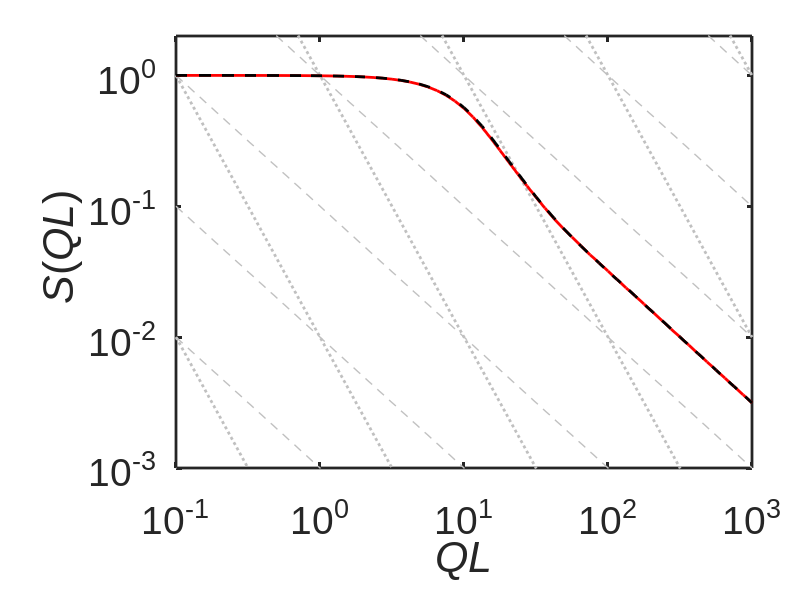
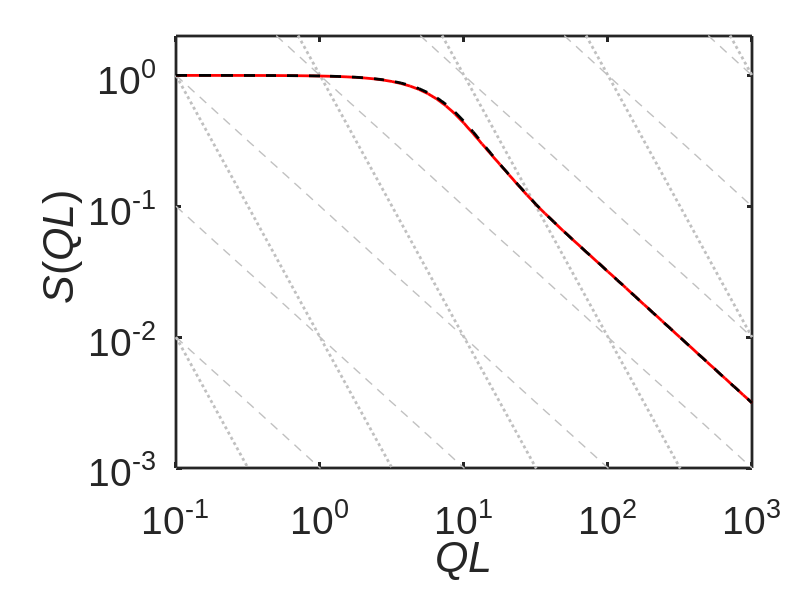
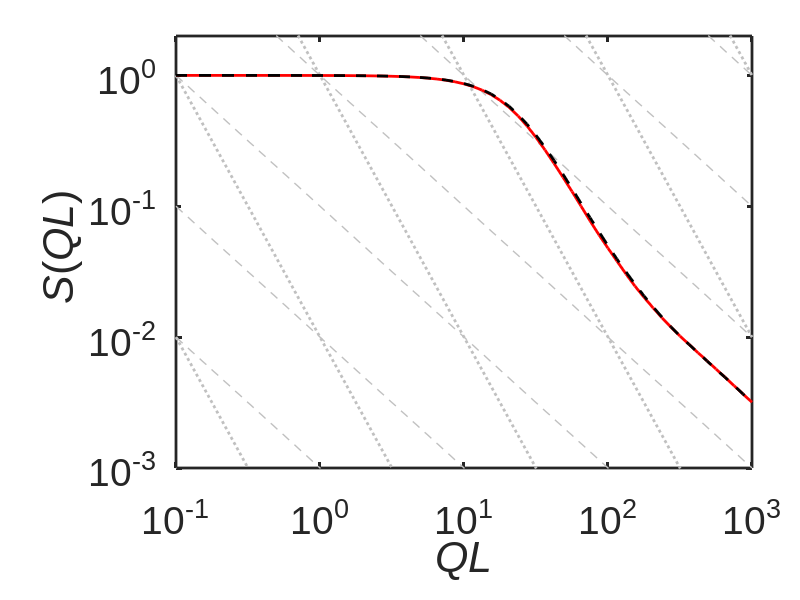
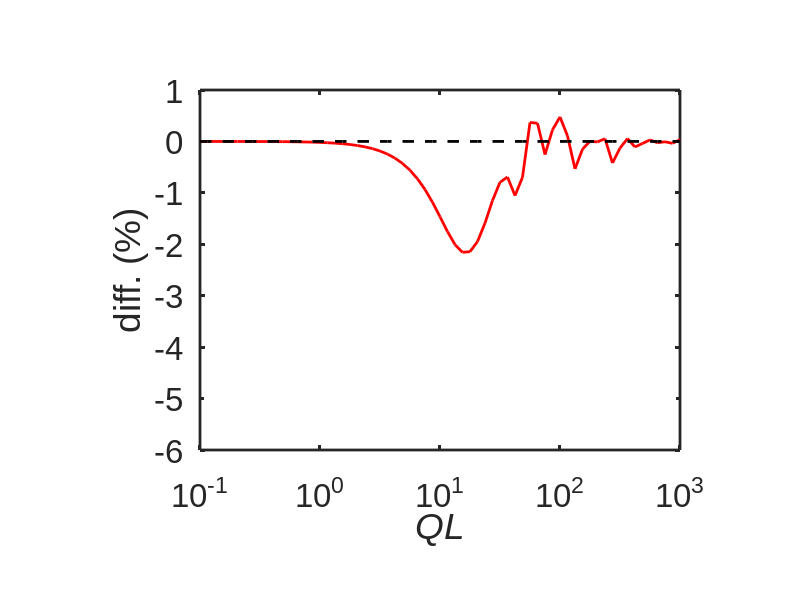

The MATLAB source for these figures, in order:
clear
close all

%% Load
data_rod = load('scatter_rod.mat');
data_GT = load('S_q_GT.mat');
data_infer = load('S_q_infer.mat');

q = data_rod.qq;
qL = q*1000;
S_q_rod = data_rod.S_q;
delta_S_q = data_rod.delta_S_q;

S_q_GT = data_GT.S_q_maxAE;
S_q_infer = data_infer.S_q;

S_q_rod = S_q_rod.*delta_S_q;
S_q_GT = S_q_GT'.*delta_S_q;
S_q_infer = S_q_infer'.*delta_S_q;

%% color
% x_color = (p_color-min(p_color))/(max(p_color)-min(p_color));
% color_parula = parula(101);
% color = arrayfun(@(x) color_parula(1+round(x*100),:),x_color,'UniformOutput',false);

%% plot S_q
filenames = {'S_q_b1.mat','S_q_rb.mat','S_q_f.mat'};
for i = 1:3
    % plot setup
    figure(i)
    hold on
    box on
    set(gcf,'Position',[2000,100,600,600])
    set(gca,'LineWidth',2)
    set(gca,'position',[0.22    0.22   0.72    0.72])
    set(gca, 'XScale', 'log')
    set(gca, 'YScale', 'log')
    xlabel('\it{QL}','FontSize',24,'Interpreter','tex')
    ylabel('{\it S}({\itQL})','FontSize',24,'Interpreter','tex')
    set(gca,'FontSize',28,'FontName','Arial')
    
    % background
    for j = 1:9
        q_i = [1e-1 1e3];
        S_q_i_1 = 10^(j-5)./q_i;
        S_q_i_2 = 10^(2*j-10)./q_i.^2;
        plot(q_i,S_q_i_1,'--','LineWidth',1,'Color','#C0C0C0')
        plot(q_i,S_q_i_2,':','LineWidth',2,'Color','#C0C0C0')
    end
    
%     % S_q_rod
%     plot(qL,S_q_rod,'k-','LineWidth',2)
    
    % S_q
%     plot(qL,S_q_GT(i,:),'k--','LineWidth',2)
    plot(qL,S_q_infer(i,:),'r-','LineWidth',2)
    plot(qL,S_q_GT(i,:),'k--','LineWidth',2)
    
    
    xlim([1e-1,1e3])
    ylim([1e-3,2e0])
    xticks([1e-1,1e0,1e1,1e2,1e3])
    yticks([1e-3,1e-2,1e-1,1e0])
    saveas(gcf,[filenames{i},'.png'])
end

%% plot delta S_q
filenames = {'diff_b1.mat','diff_rb.mat','diff_f.mat'};
for i = 1:3
    % plot setup
    figure(i+3)
    hold on
    box on
    set(gcf, 'color', 'none')
    set(gcf,'Position',[2000,100,400,400])
    set(gca,'LineWidth',2)
    set(gca,'position',[0.25    0.25   0.6    0.6])
    set(gca, 'XScale', 'log')
%     set(gca, 'YScale', 'log')
    xlabel('\it{QL}','FontSize',24,'Interpreter','tex')
    ylabel('diff. (%)','FontSize',24,'Interpreter','tex')
    set(gca,'FontSize',24,'FontName','Arial')

    
%     % S_q_rod
%     plot(qL,S_q_rod./S_q_rod,'k-','LineWidth',2)
    
    % S_q
%     plot(qL,qL*0,'k--','LineWidth',2)
    plot(qL,(S_q_infer(i,:)-S_q_GT(i,:))./S_q_GT(i,:)*100,'r-','LineWidth',2)
    plot(qL,qL*0,'k--','LineWidth',2)
    
    xlim([1e-1,1e3])
    ylim([-6e0,1e0])
    xticks([1e-1,1e0,1e1,1e2,1e3])
    % yticks([1e0,1e1])
    saveas(gcf,[filenames{i},'.svg'])
end